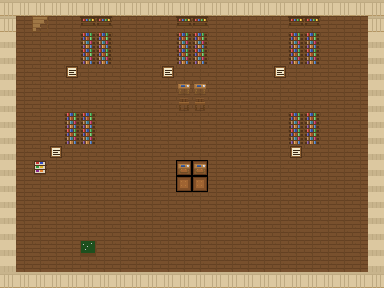

A 2D game scene composited from a Tiled map and its tileset images. What follows is a short description and the map's XML, with every tile layer's data as written:
An orthogonal 24x18 tile map with 16x16 px tiles, 3 tile layers (ground, structures, decorations), 1 hidden layer not drawn and 19 objects (10x bookshelf, 5x section_sign, stairs_down, blackboard, magazine_rack, ...).

<map version="1.5" orientation="orthogonal" renderorder="right-down" width="24" height="18" tilewidth="16" tileheight="16" infinite="0" nextobjectid="20" nextlayerid="7">
 <tileset firstgid="1" name="indoor_tileset" tilewidth="16" tileheight="16" tilecount="82" columns="82">
  <image source="../../assets/tilesets/indoor_tileset.png" width="1312" height="16" />
  <tile id="4">
   <properties>
    <property name="solid" type="bool" value="true" />
   </properties>
  </tile>
  <tile id="5">
   <properties>
    <property name="solid" type="bool" value="true" />
   </properties>
  </tile>
  <tile id="6">
   <properties>
    <property name="solid" type="bool" value="true" />
   </properties>
  </tile>
  <tile id="7">
   <properties>
    <property name="solid" type="bool" value="true" />
   </properties>
  </tile>
  <tile id="8">
   <properties>
    <property name="solid" type="bool" value="true" />
   </properties>
  </tile>
  <tile id="9">
   <properties>
    <property name="solid" type="bool" value="true" />
   </properties>
  </tile>
  <tile id="10">
   <properties>
    <property name="solid" type="bool" value="true" />
   </properties>
  </tile>
  <tile id="11">
   <properties>
    <property name="solid" type="bool" value="true" />
   </properties>
  </tile>
  <tile id="15">
   <properties>
    <property name="solid" type="bool" value="true" />
   </properties>
  </tile>
  <tile id="16">
   <properties>
    <property name="solid" type="bool" value="true" />
   </properties>
  </tile>
  <tile id="17">
   <properties>
    <property name="solid" type="bool" value="true" />
   </properties>
  </tile>
  <tile id="19">
   <properties>
    <property name="solid" type="bool" value="true" />
   </properties>
  </tile>
  <tile id="20">
   <properties>
    <property name="solid" type="bool" value="true" />
   </properties>
  </tile>
  <tile id="22">
   <properties>
    <property name="solid" type="bool" value="true" />
   </properties>
  </tile>
  <tile id="23">
   <properties>
    <property name="solid" type="bool" value="true" />
   </properties>
  </tile>
  <tile id="24">
   <properties>
    <property name="solid" type="bool" value="true" />
   </properties>
  </tile>
  <tile id="25">
   <properties>
    <property name="solid" type="bool" value="true" />
   </properties>
  </tile>
  <tile id="27">
   <properties>
    <property name="solid" type="bool" value="true" />
   </properties>
  </tile>
  <tile id="28">
   <properties>
    <property name="solid" type="bool" value="true" />
   </properties>
  </tile>
  <tile id="29">
   <properties>
    <property name="solid" type="bool" value="true" />
   </properties>
  </tile>
  <tile id="30">
   <properties>
    <property name="solid" type="bool" value="true" />
   </properties>
  </tile>
  <tile id="31">
   <properties>
    <property name="solid" type="bool" value="true" />
   </properties>
  </tile>
  <tile id="32">
   <properties>
    <property name="solid" type="bool" value="true" />
   </properties>
  </tile>
  <tile id="33">
   <properties>
    <property name="solid" type="bool" value="true" />
   </properties>
  </tile>
  <tile id="34">
   <properties>
    <property name="solid" type="bool" value="true" />
   </properties>
  </tile>
  <tile id="35">
   <properties>
    <property name="solid" type="bool" value="true" />
   </properties>
  </tile>
  <tile id="37">
   <properties>
    <property name="solid" type="bool" value="true" />
   </properties>
  </tile>
  <tile id="38">
   <properties>
    <property name="solid" type="bool" value="true" />
   </properties>
  </tile>
  <tile id="39">
   <properties>
    <property name="solid" type="bool" value="true" />
   </properties>
  </tile>
  <tile id="41">
   <properties>
    <property name="solid" type="bool" value="true" />
   </properties>
  </tile>
  <tile id="42">
   <properties>
    <property name="solid" type="bool" value="true" />
   </properties>
  </tile>
  <tile id="43">
   <properties>
    <property name="solid" type="bool" value="true" />
   </properties>
  </tile>
  <tile id="44">
   <properties>
    <property name="solid" type="bool" value="true" />
   </properties>
  </tile>
  <tile id="45">
   <properties>
    <property name="solid" type="bool" value="true" />
   </properties>
  </tile>
  <tile id="46">
   <properties>
    <property name="solid" type="bool" value="true" />
   </properties>
  </tile>
  <tile id="47">
   <properties>
    <property name="solid" type="bool" value="true" />
   </properties>
  </tile>
  <tile id="48">
   <properties>
    <property name="solid" type="bool" value="true" />
   </properties>
  </tile>
  <tile id="49">
   <properties>
    <property name="solid" type="bool" value="true" />
   </properties>
  </tile>
  <tile id="50">
   <properties>
    <property name="solid" type="bool" value="true" />
   </properties>
  </tile>
  <tile id="51">
   <properties>
    <property name="solid" type="bool" value="true" />
   </properties>
  </tile>
  <tile id="52">
   <properties>
    <property name="solid" type="bool" value="true" />
   </properties>
  </tile>
  <tile id="53">
   <properties>
    <property name="solid" type="bool" value="true" />
   </properties>
  </tile>
  <tile id="54">
   <properties>
    <property name="solid" type="bool" value="true" />
   </properties>
  </tile>
  <tile id="55">
   <properties>
    <property name="solid" type="bool" value="true" />
   </properties>
  </tile>
  <tile id="56">
   <properties>
    <property name="solid" type="bool" value="true" />
   </properties>
  </tile>
  <tile id="57">
   <properties>
    <property name="solid" type="bool" value="true" />
   </properties>
  </tile>
  <tile id="58">
   <properties>
    <property name="solid" type="bool" value="true" />
   </properties>
  </tile>
  <tile id="59">
   <properties>
    <property name="solid" type="bool" value="true" />
   </properties>
  </tile>
  <tile id="63">
   <properties>
    <property name="solid" type="bool" value="true" />
   </properties>
  </tile>
  <tile id="64">
   <properties>
    <property name="solid" type="bool" value="true" />
   </properties>
  </tile>
  <tile id="70">
   <properties>
    <property name="solid" type="bool" value="true" />
   </properties>
  </tile>
  <tile id="71">
   <properties>
    <property name="solid" type="bool" value="true" />
   </properties>
  </tile>
  <tile id="72">
   <properties>
    <property name="solid" type="bool" value="true" />
   </properties>
  </tile>
  <tile id="73">
   <properties>
    <property name="solid" type="bool" value="true" />
   </properties>
  </tile>
  <tile id="74">
   <properties>
    <property name="solid" type="bool" value="true" />
   </properties>
  </tile>
  <tile id="75">
   <properties>
    <property name="solid" type="bool" value="true" />
   </properties>
  </tile>
  <tile id="76">
   <properties>
    <property name="solid" type="bool" value="true" />
   </properties>
  </tile>
  <tile id="77">
   <properties>
    <property name="solid" type="bool" value="true" />
   </properties>
  </tile>
  <tile id="78">
   <properties>
    <property name="solid" type="bool" value="true" />
   </properties>
  </tile>
  <tile id="79">
   <properties>
    <property name="solid" type="bool" value="true" />
   </properties>
  </tile>
  <tile id="80">
   <properties>
    <property name="solid" type="bool" value="true" />
   </properties>
  </tile>
 </tileset>
 <layer id="1" name="ground" width="24" height="18">
  <data encoding="csv">
27,27,27,27,27,27,27,27,27,27,27,27,27,27,27,27,27,27,27,27,27,27,27,27,27,27,27,27,27,27,27,27,27,27,27,27,27,27,27,27,27,27,27,27,27,27,27,27,27,27,27,27,27,27,27,27,27,27,27,27,27,27,27,27,27,27,27,27,27,27,27,27,27,27,27,27,27,27,27,27,27,27,27,27,27,27,27,27,27,27,27,27,27,27,27,27,27,27,27,27,27,27,27,27,27,27,27,27,27,27,27,27,27,27,27,27,27,27,27,27,27,27,27,27,27,27,27,27,27,27,27,27,27,27,27,27,27,27,27,27,27,27,27,27,27,27,27,27,27,27,27,27,27,27,27,27,27,27,27,27,27,27,27,27,27,27,27,27,27,27,27,27,27,27,27,27,27,27,27,27,27,27,27,27,27,27,27,27,27,27,27,27,27,27,27,27,27,27,27,27,27,27,27,27,27,27,27,27,27,27,27,27,27,27,27,27,27,27,27,27,27,27,27,27,27,27,27,27,27,27,27,27,27,27,27,27,27,27,27,27,27,27,27,27,27,27,27,27,27,27,27,22,22,27,27,27,27,27,27,27,27,27,27,27,27,27,27,27,27,27,27,27,27,27,27,22,22,27,27,27,27,27,27,27,27,27,27,27,27,27,27,27,27,27,27,27,27,27,27,27,27,27,27,27,27,27,27,27,27,27,27,27,27,27,27,27,27,27,27,27,27,27,27,27,27,27,27,27,27,27,27,27,27,27,27,27,27,27,27,27,27,27,27,27,27,27,27,27,27,27,27,27,27,27,27,27,27,27,27,27,27,27,27,27,27,27,27,27,27,27,27,27,27,27,27,27,27,27,27,27,27,27,27,27,27,27,27,27,27,27,27,27,27,27,27,27,27,27,27,27,27,27,27,27,27,27,27,27,27,27,27,27,27,27,27,27,27,27,27,27,27,27,27,27,27,27,27,27,27,27,27,27
</data>
 </layer>
 <layer id="2" name="structures" width="24" height="18">
  <data encoding="csv">
26,26,26,26,26,26,26,26,26,26,26,26,26,26,26,26,26,26,26,26,26,26,26,26,26,0,13,0,0,8,8,0,0,0,0,8,8,0,0,0,0,0,8,8,0,0,0,26,25,0,0,0,0,7,7,0,0,0,0,7,7,0,0,0,0,0,7,7,0,0,0,25,25,0,0,0,0,7,7,0,0,0,0,7,7,0,0,0,0,0,7,7,0,0,0,25,25,0,0,0,66,0,0,0,0,0,66,0,0,0,0,0,0,66,0,0,0,0,0,25,25,0,0,0,0,0,0,0,0,0,0,9,9,0,0,0,0,0,0,0,0,0,0,25,25,0,0,0,0,0,0,0,0,0,0,10,10,0,0,0,0,0,0,0,0,0,0,25,25,0,0,0,7,7,0,0,0,0,0,0,0,0,0,0,0,0,7,7,0,0,0,25,25,0,0,0,7,7,0,0,0,0,0,0,0,0,0,0,0,0,7,7,0,0,0,25,25,0,0,66,0,0,0,0,0,0,0,0,0,0,0,0,0,0,66,0,0,0,0,25,25,0,74,0,0,0,0,0,0,0,0,9,9,0,0,0,0,0,0,0,0,0,0,25,25,0,0,0,0,0,0,0,0,0,0,0,0,0,0,0,0,0,0,0,0,0,0,25,25,0,0,0,0,0,0,0,0,0,0,0,0,0,0,0,0,0,0,0,0,0,0,25,25,0,0,0,0,0,0,0,0,0,0,0,0,0,0,0,0,0,0,0,0,0,0,25,25,0,0,0,0,0,0,0,0,0,0,0,0,0,0,0,0,0,0,0,0,0,0,25,25,0,0,0,0,23,0,0,0,0,0,0,0,0,0,0,0,0,0,0,0,0,0,25,25,0,0,0,0,0,0,0,0,0,0,0,0,0,0,0,0,0,0,0,0,0,0,25,26,26,26,26,26,26,26,26,26,26,26,26,26,26,26,26,26,26,26,26,26,26,26,26
</data>
 </layer>
 <objectgroup id="3" name="objects">
  <object id="1" x="32" y="16" width="16" height="16" type="stairs_down">
   <properties>
    <property name="interactive_type" value="enter" />
    <property name="prompt_text" value="下楼" />
    <property name="target_map" value="library_f1" />
    <property name="spawn_point" value="library_f1_stairs" />
    <property name="transition_type" value="floor_change" />
   </properties>
  </object>
  <object id="2" x="80" y="240" width="16" height="16" type="blackboard">
   <properties>
    <property name="interactive_type" value="examine" />
    <property name="prompt_text" value="查看黑板" />
    <property name="display_name" value="黑板" />
   </properties>
  </object>
  <object id="3" x="80" y="32" width="16" height="32" type="bookshelf">
   <properties>
    <property name="interactive_type" value="examine" />
    <property name="prompt_text" value="查看书架" />
    <property name="display_name" value="书架·哲学" />
    <property name="call_number" value="B821/L3" />
   </properties>
  </object>
  <object id="4" x="96" y="32" width="16" height="32" type="bookshelf">
   <properties>
    <property name="interactive_type" value="examine" />
    <property name="prompt_text" value="查看书架" />
    <property name="display_name" value="书架·语言" />
    <property name="call_number" value="H119/Z4" />
   </properties>
  </object>
  <object id="5" x="176" y="32" width="16" height="32" type="bookshelf">
   <properties>
    <property name="interactive_type" value="examine" />
    <property name="prompt_text" value="查看书架" />
    <property name="display_name" value="书架·马列" />
    <property name="call_number" value="A123.4/W1" />
   </properties>
  </object>
  <object id="6" x="192" y="32" width="16" height="32" type="bookshelf">
   <properties>
    <property name="interactive_type" value="examine" />
    <property name="prompt_text" value="查看书架" />
    <property name="display_name" value="书架·文学" />
    <property name="call_number" value="I242/Z7" />
   </properties>
  </object>
  <object id="7" x="288" y="32" width="16" height="32" type="bookshelf">
   <properties>
    <property name="interactive_type" value="examine" />
    <property name="prompt_text" value="查看书架" />
    <property name="display_name" value="书架·社科" />
    <property name="call_number" value="C912/D4" />
   </properties>
  </object>
  <object id="8" x="304" y="32" width="16" height="32" type="bookshelf">
   <properties>
    <property name="interactive_type" value="examine" />
    <property name="prompt_text" value="查看书架" />
    <property name="display_name" value="书架·历史" />
    <property name="call_number" value="K291.5/Z3" />
   </properties>
  </object>
  <object id="9" x="64" y="112" width="16" height="32" type="bookshelf">
   <properties>
    <property name="interactive_type" value="examine" />
    <property name="prompt_text" value="查看书架" />
    <property name="display_name" value="书架·数理" />
    <property name="call_number" value="O413/C2" />
   </properties>
  </object>
  <object id="10" x="80" y="112" width="16" height="32" type="bookshelf">
   <properties>
    <property name="interactive_type" value="examine" />
    <property name="prompt_text" value="查看书架" />
    <property name="display_name" value="书架·天文" />
    <property name="call_number" value="P462/W5" />
   </properties>
  </object>
  <object id="11" x="288" y="112" width="16" height="32" type="bookshelf">
   <properties>
    <property name="interactive_type" value="examine" />
    <property name="prompt_text" value="查看书架" />
    <property name="display_name" value="书架·生物" />
    <property name="call_number" value="Q949/L1" />
   </properties>
  </object>
  <object id="12" x="304" y="112" width="16" height="32" type="bookshelf">
   <properties>
    <property name="interactive_type" value="examine" />
    <property name="prompt_text" value="查看书架" />
    <property name="display_name" value="书架·建筑" />
    <property name="call_number" value="TU984/H6" />
   </properties>
  </object>
  <object id="13" x="64" y="64" width="16" height="16" type="section_sign">
   <properties>
    <property name="interactive_type" value="examine" />
    <property name="prompt_text" value="查看标识牌" />
    <property name="display_name" value="分类标识牌" />
    <property name="section_text" value="哲学 B · 语言 H" />
   </properties>
  </object>
  <object id="14" x="160" y="64" width="16" height="16" type="section_sign">
   <properties>
    <property name="interactive_type" value="examine" />
    <property name="prompt_text" value="查看标识牌" />
    <property name="display_name" value="分类标识牌" />
    <property name="section_text" value="马列 A · 文学 I" />
   </properties>
  </object>
  <object id="15" x="272" y="64" width="16" height="16" type="section_sign">
   <properties>
    <property name="interactive_type" value="examine" />
    <property name="prompt_text" value="查看标识牌" />
    <property name="display_name" value="分类标识牌" />
    <property name="section_text" value="社科 C · 历史 K" />
   </properties>
  </object>
  <object id="16" x="48" y="144" width="16" height="16" type="section_sign">
   <properties>
    <property name="interactive_type" value="examine" />
    <property name="prompt_text" value="查看标识牌" />
    <property name="display_name" value="分类标识牌" />
    <property name="section_text" value="数理 O · 天文 P" />
   </properties>
  </object>
  <object id="17" x="288" y="144" width="16" height="16" type="section_sign">
   <properties>
    <property name="interactive_type" value="examine" />
    <property name="prompt_text" value="查看标识牌" />
    <property name="display_name" value="分类标识牌" />
    <property name="section_text" value="生物 Q · 建筑 TU" />
   </properties>
  </object>
  <object id="18" x="32" y="160" width="16" height="16" type="magazine_rack">
   <properties>
    <property name="interactive_type" value="examine" />
    <property name="prompt_text" value="查看报刊架" />
    <property name="display_name" value="报刊架" />
   </properties>
  </object>
 </objectgroup>
 <layer id="4" name="collision" width="24" height="18" visible="0">
  <data encoding="csv">
0,0,0,0,0,0,0,0,0,0,0,0,0,0,0,0,0,0,0,0,0,0,0,0,0,0,0,0,0,20,20,0,0,0,0,20,20,0,0,0,0,0,20,20,0,0,0,0,0,0,0,0,0,20,20,0,0,0,0,20,20,0,0,0,0,0,20,20,0,0,0,0,0,0,0,0,0,20,20,0,0,0,0,20,20,0,0,0,0,0,20,20,0,0,0,0,0,0,0,0,20,0,0,0,0,0,20,0,0,0,0,0,0,20,0,0,0,0,0,0,0,0,0,0,0,0,0,0,0,0,0,20,20,0,0,0,0,0,0,0,0,0,0,0,0,0,0,0,0,0,0,0,0,0,0,20,20,0,0,0,0,0,0,0,0,0,0,0,0,0,0,0,20,20,0,0,0,0,0,0,0,0,0,0,0,0,20,20,0,0,0,0,0,0,0,0,20,20,0,0,0,0,0,0,0,0,0,0,0,0,20,20,0,0,0,0,0,0,0,20,0,0,0,0,0,0,0,0,0,0,0,0,0,0,20,0,0,0,0,0,0,0,20,0,0,0,0,0,0,0,0,20,20,0,0,0,0,0,0,0,0,0,0,0,0,0,0,0,0,0,0,0,0,0,0,0,0,0,0,0,0,0,0,0,0,0,0,0,0,0,0,0,0,0,0,0,0,0,0,0,0,0,0,0,0,0,0,0,0,0,0,0,0,0,0,0,0,0,0,0,0,0,0,0,0,0,0,0,0,0,0,0,0,0,0,0,0,0,0,0,0,0,0,0,0,0,0,0,0,0,0,0,0,0,0,0,0,0,0,0,0,0,0,0,0,20,0,0,0,0,0,0,0,0,0,0,0,0,0,0,0,0,0,0,0,0,0,0,0,0,0,0,0,0,0,0,0,0,0,0,0,0,0,0,0,0,0,0,0,0,0,0,0,0,0,0,0,0,0,0,0,0,0,0,0,0,0,0,0,0,0,0
</data>
 </layer>
 <objectgroup id="5" name="triggers">
  <object id="19" x="48" y="32" width="32" height="32" type="spawn">
   <properties>
    <property name="spawn_id" value="library_f2_stairs" />
   </properties>
  </object>
 </objectgroup>
 <layer id="6" name="decorations" width="24" height="18">
  <data encoding="csv">
0,0,0,0,0,0,0,0,0,0,0,0,0,0,0,0,0,0,0,0,0,0,0,0,0,0,0,0,0,0,0,0,0,0,0,0,0,0,0,0,0,0,0,0,0,0,0,0,0,0,0,0,0,0,0,0,0,0,0,0,0,0,0,0,0,0,0,0,0,0,0,0,0,0,0,0,0,0,0,0,0,0,0,0,0,0,0,0,0,0,0,0,0,0,0,0,0,0,0,0,0,0,0,0,0,0,0,0,0,0,0,0,0,0,0,0,0,0,0,0,0,0,0,0,0,0,0,0,0,0,0,0,0,0,0,0,0,0,0,0,0,0,0,0,0,0,0,0,0,0,0,0,0,0,0,0,0,0,0,0,0,0,0,0,0,0,0,0,0,0,0,0,0,0,0,0,0,0,0,0,0,0,0,0,0,0,0,0,0,0,0,0,0,0,0,0,0,0,0,0,0,0,0,0,0,0,0,0,0,0,0,0,0,0,0,0,0,0,0,0,0,0,0,0,0,0,0,0,0,0,0,0,0,0,0,0,0,0,0,0,0,0,0,0,0,0,0,0,0,0,0,0,0,0,0,0,0,0,0,0,0,0,0,0,0,0,0,0,0,0,0,0,0,0,0,0,0,0,0,0,0,0,0,0,0,0,0,0,0,0,0,0,0,0,0,0,0,0,0,0,0,0,0,0,0,0,0,0,0,0,0,0,0,0,0,0,0,0,0,0,0,0,0,0,0,0,0,0,0,0,0,0,0,0,0,0,0,0,0,0,0,0,0,0,0,0,0,0,0,0,0,0,0,0,0,0,0,0,0,0,0,0,0,0,0,0,0,0,0,0,0,0,0,0,0,0,0,0,0,0,0,0,0,0,0,0,0,0,0,0,0,0,0,0,0,0,0,0,0,0,0,0,0,0,0,0,0,0,0,0,0,0,0,0,0,0,0,0,0,0,0,0,0,0,0,0,0,0,0,0,0,0
</data>
 </layer>
</map>
